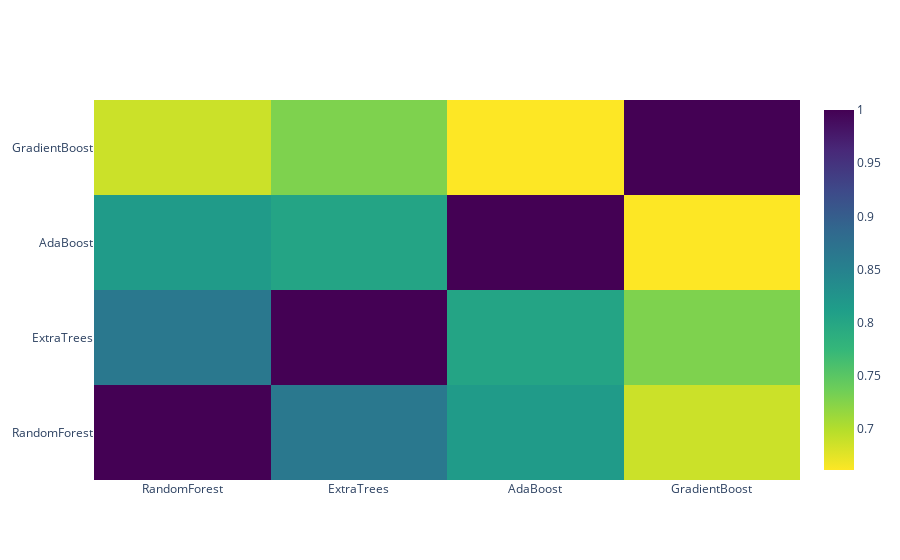

This figure's notebook cell:
### Markdown cell above
#### Correlation Heatmap of the Second Level Training set

### Code cell
data = [
    go.Heatmap(
        z= base_predictions_train.astype(float).corr().values ,
        x=base_predictions_train.columns.values,
        y= base_predictions_train.columns.values,
          colorscale='Viridis',
            showscale=True,
            reversescale = True
    )
]
py.iplot(data, filename='labelled-heatmap')

### Figure 1 — Plotly figure (JSON) as saved in the notebook; plotly's stock layout.template omitted (floating-point values rounded to 4 significant figures)
{"data": [{"colorscale": [[0, "#440154"], [0.1111, "#482878"], [0.2222, "#3e4989"], [0.3333, "#31688e"], [0.4444, "#26828e"], [0.5556, "#1f9e89"], [0.6667, "#35b779"], [0.7778, "#6ece58"], [0.8889, "#b5de2b"], [1, "#fde725"]], "reversescale": true, "showscale": true, "type": "heatmap", "x": ["RandomForest", "ExtraTrees", "AdaBoost", "GradientBoost"], "y": ["RandomForest", "ExtraTrees", "AdaBoost", "GradientBoost"], "z": [[1, 0.8642, 0.8155, 0.6877], [0.8642, 1, 0.803, 0.7284], [0.8155, 0.803, 1, 0.6614], [0.6877, 0.7284, 0.6614, 1]]}], "layout": {}}
